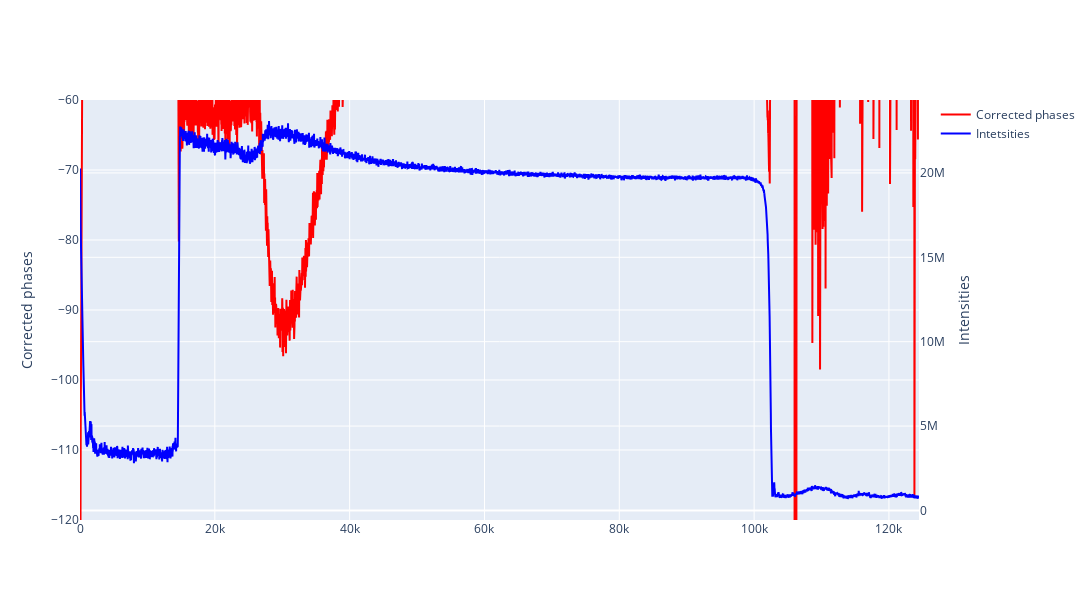

Source (notebook cell):
### Code cell
# Создаем график Plotly
fig = go.Figure()

# Добавляем первый график на основную ось y
y = parameters_fct_rf[number][half_name].averaged_data.corrected_phases
x = np.arange(len(y))
fig.add_trace(go.Scatter(x=averaging_window * x, y=y, mode='lines', line=dict(color='red'), name='Corrected phases')) 

# Добавляем второй график на дополнительную ось y
y = parameters_fct_rf[number][half_name].averaged_data.intensities
fig.add_trace(go.Scatter(x=averaging_window * x, y=y[x], mode='lines',line=dict(color='blue'), name='Intetsities', yaxis='y2'))

# Настраиваем общий вид графика
fig.update_layout(
    title='',
    yaxis=dict(title='Corrected phases', range=[-120, -60]),
    yaxis2=dict(title='Intensities', overlaying='y', side='right')
)

# Изменяем размер окна графика
fig.update_layout(
    width=1200,   # Ширина окна в пикселях
    height=600   # Высота окна в пикселях
)

# Отображаем график
fig.show()

### Figure 1 — Plotly figure (JSON) as saved in the notebook; plotly's stock layout.template omitted (floating-point values rounded to 4 significant figures; data arrays with more than 128 entries replaced by an {"elided": "..."} marker saying what was removed)
{"data": [{"line": {"color": "red"}, "mode": "lines", "name": "Corrected phases", "type": "scatter", "x": {"elided": "6224 int values"}, "y": {"elided": "6224 float values"}}, {"line": {"color": "blue"}, "mode": "lines", "name": "Intetsities", "type": "scatter", "x": {"elided": "6224 int values"}, "y": {"elided": "6224 float values"}, "yaxis": "y2"}], "layout": {"height": 600, "title": {"text": ""}, "width": 1200, "yaxis": {"range": [-120, -60], "title": {"text": "Corrected phases"}}, "yaxis2": {"overlaying": "y", "side": "right", "title": {"text": "Intensities"}}}}
